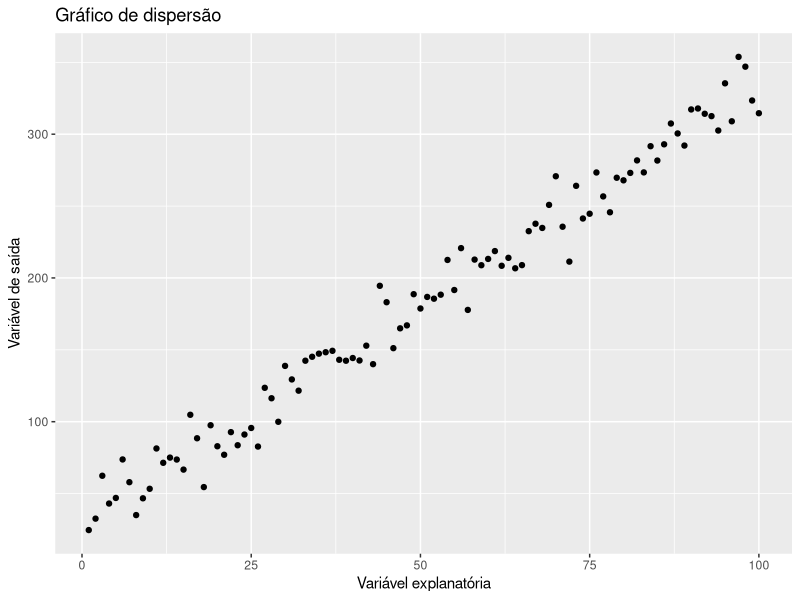
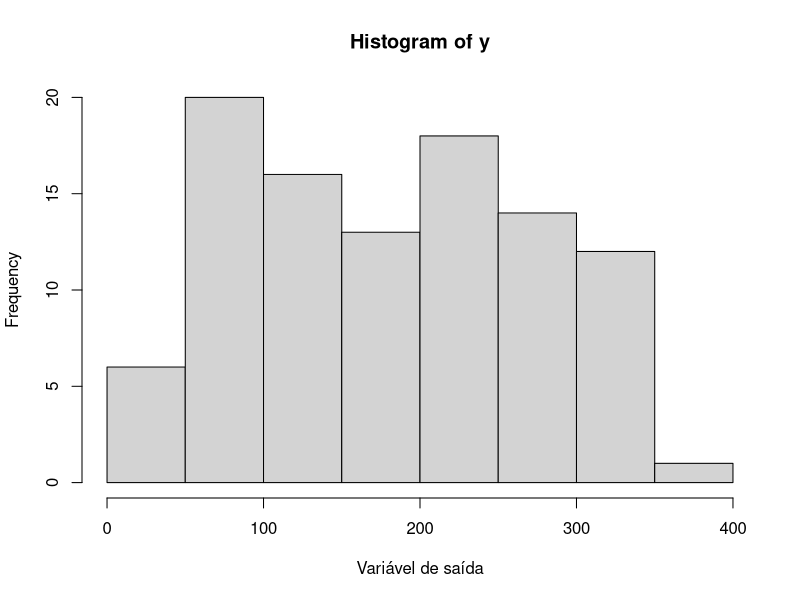

These charts were generated, in order, by the following R code:
## ---- chunk 1
library("tidyverse")
library("ggplot2")
## ---- chunk 2
x = c(1:100)


h_x <- 3*x + 30


set.seed(123)

dist_normal <- rnorm(100, 0, 15)


y <- h_x + dist_normal

## ---- chunk 3

t <- data.frame(x, y)
t %>% ggplot() +
  geom_point(aes(x = x, y = y)) +
  labs(title = "Gráfico de dispersão", x = "Variável explanatória", y = "Variável de saída")
## ---- chunk 4
hist(y, xlab = "Variável de saída") 
## ---- chunk 5
h_x_estimado <- 2.8*x + 32
#h_x_estimado

MSE = (1/100)*sum(((y - h_x_estimado)^2))
MSE
